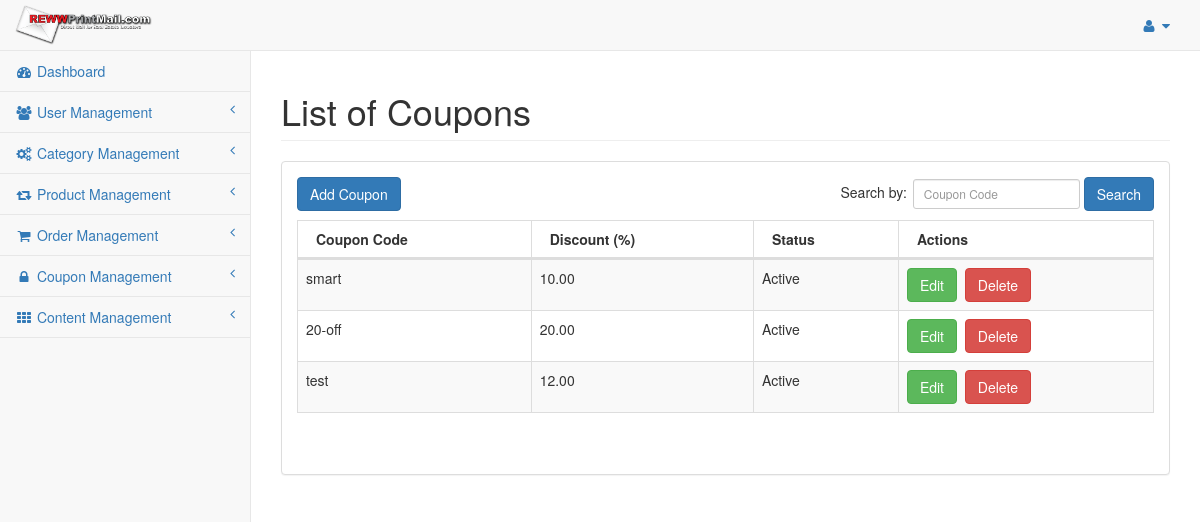
/index.php/admin/coupon/coupon_list, run on the app's committed database.
### tables this page shows
CREATE TABLE `reww_settings` (
  `settings_id` int(11) NOT NULL,
  `sitename` varchar(255) NOT NULL,
  `siteaddress` varchar(255) NOT NULL,
  `logoname` varchar(255) NOT NULL,
  `logopathname` varchar(255) NOT NULL,
  `date_added` int(11) NOT NULL
);

CREATE TABLE `reww_coupon` (
  `coupon_id` int(11) NOT NULL,
  `coupon_code` varchar(255) NOT NULL,
  `discount` float(10,2) NOT NULL,
  `is_active` enum('0','1') NOT NULL DEFAULT '1',
  `date_added` int(11) NOT NULL
);

### application/models/Defaultdata.php (called while the page is built, shortened)
<?php
class Defaultdata extends CI_Model {
	private $mydata = array();
	public function getBackendDefaultData()
	{
		$this->mydata["tot_segments"] = $this->getUrlSegments();
		$this->mydata['general_settings'] = $this->grabSettingData();
		$this->mydata["sidebar"] = $this->load->view('admin/partials/sidebar', null, true);
		$this->data = $this->mydata;
		$this->headerdata = $this->mydata;
		$this->data["header"] = $this->load->view('admin/partials/header', $this->headerdata, true);
		$this->data["head"] = $this->load->view('admin/partials/head', null, true);
		$this->data["footer"] = $this->load->view('admin/partials/footer', null, true);
		return $this->data;
	}
	public function getUrlSegments()
	{
		$all_segment=$this->uri->segment_array();
		return $all_segment;
	}
	public function grabSettingData(){
		$query = $this->db->get(TABLE_SETTINGS);
		return $query->row();
	}
}
?>

### application/controllers/admin/Coupon.php (called while the page is built, shortened)
<?php if ( ! defined('BASEPATH')) exit('No direct script access allowed');
class Coupon extends CI_Controller{
	public $data = array();
	public function __construct(){
		$this->load->model('coupondata');
		$this->data = $this->defaultdata->getBackendDefaultData();
	}
	public function coupon_list(){
		$like = array();
		parse_str($_SERVER['QUERY_STRING'], $like);
		unset($like['page']);
		$search_key = $this->input->get('coupon_code');
		if(isset($search_key) && $search_key){
			$this->data['search_key'] = $search_key;
		}else{
			$this->data['search_key'] = '';
		}
		$coupon_data = $this->coupondata->grab_coupon(array(), $like, array());
		$config['base_url'] = site_url('admin/coupon-list');
		$config['total_rows'] = count($coupon_data);
		$pagination = $this->config->item('pagination');
		$pagination = array_merge($config, $pagination);
		$this->pagination->initialize($pagination);
		$this->data['page'] = ($this->input->get('page')) ? $this->input->get('page') : 0;
		$this->data['pagination'] = $this->pagination->create_links();
		$coupon_paginated_data = $this->coupondata->grab_coupon(array(), $like, array(PAGINATION_PER_PAGE, $this->data['page']));
		$this->data['coupon_list'] = $coupon_paginated_data;
		$this->load->view('admin/coupon_list', $this->data);
	}
}

### index.php (called while the page is built, shortened)
<?php
require_once BASEPATH.'core/CodeIgniter.php';

### application/models/Coupondata.php (called while the page is built, shortened)
<?php
class Coupondata extends CI_Model {
	public function grab_coupon($cond = array(), $like = array(), $limit = array()){
		if(!empty($limit)){
			$per_page = $limit[0];
			$offset = $limit[1];
			$start = max(0, ( $offset -1 ) * $per_page);
			$this->db->limit($per_page, $start);
		}
		$this->db->order_by('date_added','desc');
		$query = $this->db->get(TABLE_COUPON);
		return $query->result();
	}
}

### application/views/admin/coupon_list.php (the view, shortened to what this page needs)
<?php echo $head;?>
<div id="wrapper">
	<?php echo $header;?>
	<div id="page-wrapper" style="min-height: 374px;">
          <div class="row">
              <div class="col-lg-12">
                  <h1 class="page-header">List of Coupons</h1>
              </div>
          </div>
          <div class="row">
              <div class="col-lg-12">
                  <div class="panel panel-default">
				<div class="panel-body">
					<div id="dataTables-example_wrapper" class="dataTables_wrapper form-inline dt-bootstrap no-footer">
					  <div class="row">
						 <div class="col-sm-6">
							<a href="<?php echo base_url('admin/coupon-add');?>" class="btn btn-primary">Add Coupon</a>
						 </div>
						 <div class="col-sm-6">
							<form action="<?php echo base_url('admin/coupon-list');?>" method="GET" role="form">
								<div id="dataTables-example_filter" class="dataTables_filter">
									<label>Search by:<input name="coupon_code" type="search" class="form-control input-sm" placeholder="Coupon Code" aria-controls="dataTables-example" id="user-search" value="<?php echo $search_key;?>"></label>
									<button type="submit" class="btn btn-primary">Search</button>
								</div>
							</form>
						 </div>
					  </div>
					  <div class="row">
						 <div class="col-sm-12">
							<table width="100%" class="table table-striped table-bordered table-hover dataTable no-footer dtr-inline" id="dataTables-example" role="grid" aria-describedby="dataTables-example_info" style="width: 100%;">
							   <thead>
								  <tr role="row">
									 <th>Coupon Code</th>
									 <th>Discount (%)</th>
									 <th>Status</th>
									 <th>Actions</th>
								  </tr>
							   </thead>
							   <tbody>
							    <?php if(count($coupon_list) > 0){ ?>
								<?php foreach($coupon_list AS $list) {?>
								  <tr class="gradeA odd" role="row">
									 <td><?php echo $list->coupon_code;?></td>
									 <td><?php echo $list->discount;?></td>
									 <td class="center"><?php echo ($list->is_active == 1) ? 'Active' : 'Inactive';?></td>
									 <td class="center">
										<a href="<?php echo base_url('admin/coupon-edit/'.$list->	coupon_id);?>" class="btn btn-success" title="Edit">Edit</a>&nbsp;
										<a href="<?php echo base_url('admin/coupon/coupon_delete/'.$list->	coupon_id);?>" class="btn btn-danger" title="Delete">Delete<a>
									</td>
								  </tr>
								  <?php } ?>
								  <?php }else{ ?>
								  <tr class="gradeA odd" role="row"><td colspan="4" style="text-align:center;">No records found</td></tr>
								  <?php } ?>
							   </tbody>
							</table>
						 </div>
					  </div>
					</div>
					</div>
                  </div>
              </div>
          </div>
      </div>
</div>
<?php echo $footer; ?>

### application/views/admin/partials/header.php (shortened to what this page needs)
<nav class="navbar navbar-default navbar-static-top" role="navigation" style="margin-bottom: 0">
	<div class="navbar-header">
		<a class="navbar-brand" href="<?php echo base_url('admin/dashboard');?>"><img src="<?php echo UPLOAD_LOGO_PATH.$general_settings->logoname.'?v='.time();?>" width="230" height="50"></a>
	</div>
	<ul class="nav navbar-top-links navbar-right">
		<li class="dropdown">
			<a class="dropdown-toggle" data-toggle="dropdown" href="#">
				<i class="fa fa-user fa-fw"></i> <i class="fa fa-caret-down"></i>
			</a>
		</li>
	</ul>
	<?php echo $sidebar; ?>
</nav>

### assets/styles/sb-admin-2.css (style rules this page uses)
body { background-color: #f8f8f8; }
#wrapper { width: 100%; }
#page-wrapper { padding: 0 15px; min-height: 568px; background-color: white; }
@media (min-width: 768px) { #page-wrapper { position: inherit; margin: 0 0 0 250px; padding: 0 30px; border-left: 1px solid #e7e7e7; } }
.navbar-top-links { margin-right: 0; }
.navbar-top-links li { display: inline-block; }
.navbar-top-links li:last-child { margin-right: 15px; }
.navbar-top-links li a { padding: 15px; min-height: 50px; }
.navbar-default .navbar-brand { padding: 5px 15px; }
.navbar-brand img { max-height:40px; width:auto; }

### data on the page
reww_settings: logoname (picture)
reww_coupon: coupon_code "smart", discount "10.00", is_active "Active"
reww_coupon: coupon_code "20-off", discount "20.00", is_active "Active"
reww_coupon: coupon_code "test", discount "12.00", is_active "Active"
